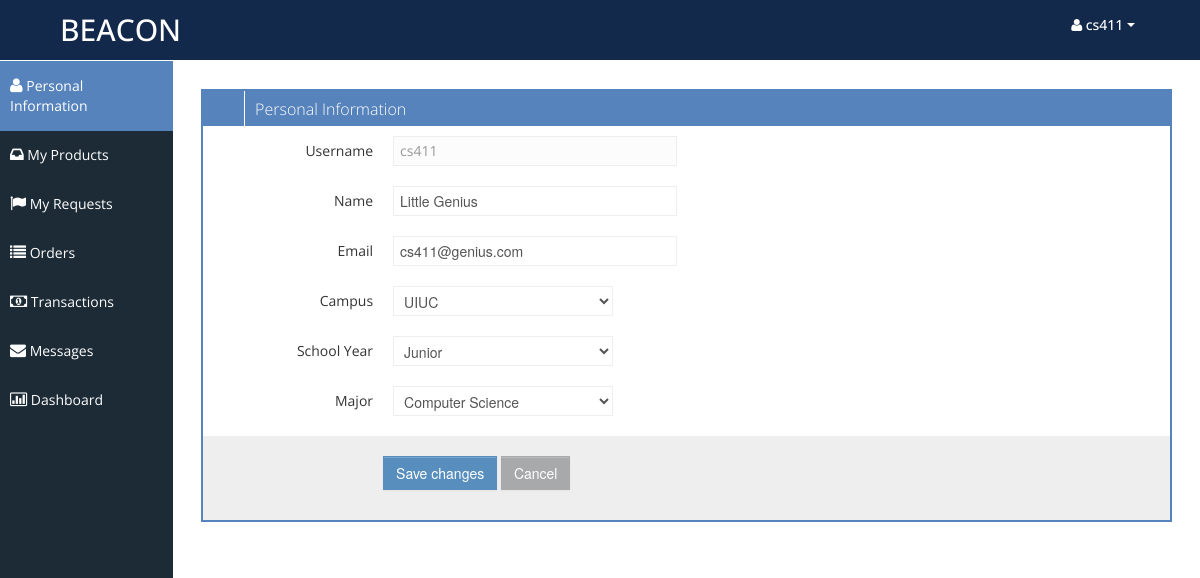
The app's page /myprofile.php (signed in) with its own data.
### tables this page shows
CREATE TABLE `Users` (
  `NetId` varchar(50) NOT NULL,
  `Password` varchar(50) DEFAULT NULL,
  `Name` varchar(50) DEFAULT NULL,
  `Email` varchar(50) DEFAULT NULL,
  `Campus` varchar(10) DEFAULT NULL,
  `Major` varchar(10) DEFAULT NULL,
  `Year` varchar(10) DEFAULT NULL,
  `DateJoin` timestamp NOT NULL DEFAULT CURRENT_TIMESTAMP
);

### myprofile.php (the view, shortened to what this page needs)
<?php
	$curr_user = $_SESSION['curr_user'];
	if (empty($curr_user)) {
		$msg = "curr_user is empty";
	}
	else {
		$conn = connectDB();
		if ($_SERVER["REQUEST_METHOD"] == "POST") {
			$name = ppc($_POST["name"]);
			$email = ppc($_POST["email"]);
			$campus = $_POST['campus'];
			$major = $_POST['major'];
			$year = $_POST['year'];
			$msg = $nameErr = $emailErr = "";
			if (empty($name)) {
				$nameErr = "* Name cannot be empty.";
			}
			if (empty($email)) {
				$emailErr = "* Email cannot be empty.";
			} else if (!preg_match("/([\w\-]+\@[\w\-]+\.[\w\-]+)/",$email)) {
				$emailErr = "* Invalid email format.";
			}
			if ($nameErr || $emailErr) {
				$msg = "* Please check your input again";
			}
			else {
				$sql = "UPDATE Users
						SET name = '$name', campus = '$campus', email = '$email', major = '$major', year = '$year'
						WHERE NetId = '$curr_user'";
				if ($conn->query($sql)) {
					$msg = "Successfully changed!";
				} else {
					$msg = "Error: " . $sql . "<br>" . $conn->error;
				}
			}
		}
		else {
			$sql = "SELECT * FROM Users WHERE NetId='$curr_user' ";
			$result = $conn->query($sql);
			if ($result && $result->num_rows == 1) {
				$row = $result->fetch_assoc();
				$name = $row["Name"];
				$email = $row["Email"];
				$campus = $row["Campus"];
				$year = $row["Year"];
				$major = $row["Major"];
			} else {
				$msg = "curr_user is not in database!";
			}
		}
	}
?>
<!DOCTYPE html>
<html lang="en">
<head>
	<link id="bootstrap-style" href="css/bootstrap.min.css" rel="stylesheet">
	<link href="css/bootstrap-responsive.min.css" rel="stylesheet">
	<link id="base-style" href="css/style.css" rel="stylesheet">
	<link id="base-style-responsive" href="css/style-responsive.css" rel="stylesheet">
</head>
<body>
	<div class="navbar">
		<div class="navbar-inner">
			<div class="container-fluid">
				<a class="brand" href="index.php"><span>BEACON</span></a>
				<div class="nav-no-collapse header-nav">
					<ul class="nav pull-right">
						<li class="dropdown">
							<a class="btn dropdown-toggle" data-toggle="dropdown" href="#">
								<span><span><i class="icon-user"> </i><?php echo $curr_user; ?></span></span>
								<span class="caret"></span>
							</a>
						</li>
					</ul>
				</div>
			</div>
		</div>
	</div>
	<div class="container-fluid-full">
	<div class="row-fluid">
	<div id="sidebar-left" class="span2">
		<div class="nav-collapse sidebar-nav">
			<ul class="nav nav-tabs nav-stacked main-menu">
				<li><a href="myprofile.php"><i class="icon-user"></i><span class="hidden-tablet"> Personal Information</span></a></li>
				<li><a href="myproducts.php"><i class="icon-inbox"></i><span class="hidden-tablet"> My Products</span></a></li>
				<li><a href="myrequests.php"><i class="icon-flag"></i><span class="hidden-tablet"> My Requests</span></a></li>
				<li><a href="myorders.php"><i class="icon-list"></i><span class="hidden-tablet"> Orders</span></a></li>
				<li><a href="mytransactions.php"><i class="icon-money"></i><span class="hidden-tablet"> Transactions</span></a></li>
				<li><a href="mymessages.php"><i class="icon-envelope"></i><span class="hidden-tablet"> Messages</span></a></li>
				<li><a href="dashboard.php"><i class="icon-bar-chart"></i><span class="hidden-tablet"> Dashboard</span></a></li>
			</ul>
		</div>
	</div>
	<div id="content" class="span10">
		<div class="row-fluid sortable">
			<div class="box span12">
				<div class="box-header" data-original-title>
					<h2><i class="halflings-icon white edit"></i><span class="break"></span>Personal Information</h2>
					<div class="box-icon">
						<a href="#" class="btn-setting"><i class="halflings-icon white wrench"></i></a>
						<a href="#" class="btn-minimize"><i class="halflings-icon white chevron-up"></i></a>
						<a href="#" class="btn-close"><i class="halflings-icon white remove"></i></a>
					</div>
				</div>
				<div class="box-content">
					<form class="form-horizontal" action="<?php echo $_SERVER['PHP_SELF'];?>" method="POST">
						<fieldset>
							<div class="control-group">
								<label class="control-label">Username</label>
								<div class="controls">
									<span class="input-xlarge uneditable-input"><?php echo $curr_user; ?></span>
								</div>
							</div>
							<div class="control-group">
								<label class="control-label" for="focusedInput">Name</label>
								<div class="controls">
									<input class="input-xlarge focused" id="focusedInput" type="text" name="name" value="<?php echo $name; ?>">
								</div>
							</div>
							<div class="control-group">
								<label class="control-label" for="focusedInput">Email</label>
								<div class="controls">
									<input class="input-xlarge focused" id="focusedInput" type="text" name="email" value="<?php echo $email; ?>">
								</div>
							</div>
							<div class="control-group">
								<label class="control-label" for="selectError3">Campus</label>
								<div class="controls">
								<select id="selectError3" name="campus">
									<option value='UIUC' <?php echo $campus=='UIUC' ? 'selected':'' ?>>UIUC</option>
								</select>
								</div>
							</div>
							<div class="control-group">
								<label class="control-label" for="selectError3">School Year</label>
								<div class="controls">
								<select id="selectError3" name="year">
									<option value='Junior' <?php echo $year=='Junior' ? 'selected':'' ?>>Junior</option>
								</select>
								</div>
							</div>
							<div class="control-group">
								<label class="control-label" for="selectError3">Major</label>
								<div class="controls">
								<select id="selectError3" name="major">
									<option value='CS' <?php echo $major=='CS' ? 'selected':'' ?>>Computer Science</option>
								</select>
								</div>
							</div>
							<div class="form-actions">
								<button type="submit" class="btn btn-primary">Save changes</button>
								<button class="btn">Cancel</button>
							</div>
						</fieldset>
						</form>
				</div>
			</div>
		</div>
	</div>
	</div>
	</div>
</body>
</html>

### css/style-responsive.css (style rules this page uses)
@media (min-width: 1200px) { .container-fluid-full { overflow: hidden; position: relative; height: 100%; } }
@media (min-width: 1200px) { #content { width: 85.578%; padding: 28px; margin: 0px 0px; margin-left: 14.422% !important; } }
@media (min-width: 1200px) { #sidebar-left { background: #1C2B36; margin-left: 0px !important; position: absolute; height: 100%; } }
@media (min-width: 1200px) { .sidebar-nav > ul { margin: 0px; } }

### css/halflings.css (style rules this page uses)
html, html .halflings { -webkit-font-smoothing: antialiased !important; }
.halflings-icon { display: inline-block; width: 14px; height: 14px; line-height: 14px; vertical-align: text-top; background-image: url(../img/glyphicons_halflings.svg); background-position: 0 0; background-repeat: no-repeat; vertical-align: top; *display: inline; *zoom: 1; *margin-right: .3em; }
.halflings-icon.white { background-image: url(../img/glyphicons_halflings-white.svg); }
.halflings-icon.remove { background-position: -312px 0; }
.halflings-icon.edit { background-position: -96px -72px; }
.halflings-icon.chevron-up { background-position: -288px -120px; }
.halflings-icon.wrench { background-position: -360px -144px; }

### records on screen
users: name "Little Genius", email "cs411@genius.com", campus "UIUC", year "Junior", major "Computer Science"

### other values on screen
$curr_user "cs411"
